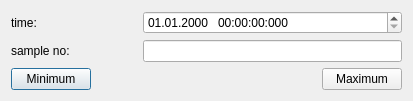
<?xml version="1.0" encoding="UTF-8"?>
<ui version="4.0">
 <class>GotoSampleDialog</class>
 <widget class="QDialog" name="GotoSampleDialog">
  <property name="geometry">
   <rect>
    <x>0</x>
    <y>0</y>
    <width>413</width>
    <height>99</height>
   </rect>
  </property>
  <property name="windowTitle">
   <string>Dialog</string>
  </property>
  <layout class="QHBoxLayout" name="horizontalLayout">
   <item>
    <layout class="QGridLayout" name="gridLayout">
     <item row="1" column="0">
      <widget class="QLabel" name="label_sample">
       <property name="text">
        <string>sample no:</string>
       </property>
      </widget>
     </item>
     <item row="1" column="1" colspan="2">
      <widget class="LineEditNumber" name="edit_number">
       <property name="alignment">
        <set>Qt::AlignRight|Qt::AlignTrailing|Qt::AlignVCenter</set>
       </property>
      </widget>
     </item>
     <item row="3" column="0" colspan="3">
      <layout class="QHBoxLayout" name="layout_menu">
       <item>
        <widget class="QPushButton" name="button_min">
         <property name="text">
          <string>Minimum</string>
         </property>
        </widget>
       </item>
       <item>
        <spacer name="horizontalSpacer">
         <property name="orientation">
          <enum>Qt::Horizontal</enum>
         </property>
         <property name="sizeHint" stdset="0">
          <size>
           <width>40</width>
           <height>20</height>
          </size>
         </property>
        </spacer>
       </item>
       <item>
        <widget class="QPushButton" name="button_max">
         <property name="text">
          <string>Maximum</string>
         </property>
        </widget>
       </item>
      </layout>
     </item>
     <item row="0" column="0">
      <widget class="QLabel" name="label_time">
       <property name="text">
        <string>time:</string>
       </property>
      </widget>
     </item>
     <item row="0" column="1" colspan="2">
      <layout class="QHBoxLayout" name="layout_time">
       <property name="spacing">
        <number>2</number>
       </property>
       <item>
        <widget class="QDateTimeEdit" name="time">
         <property name="currentSection">
          <enum>QDateTimeEdit::MinuteSection</enum>
         </property>
         <property name="displayFormat">
          <string>dd.MM.yyyy   HH:mm:ss:zzz</string>
         </property>
        </widget>
       </item>
      </layout>
     </item>
    </layout>
   </item>
  </layout>
 </widget>
 <customwidgets>
  <customwidget>
   <class>LineEditNumber</class>
   <extends>QLineEdit</extends>
   <header location="global">gotosampledialog.h</header>
  </customwidget>
 </customwidgets>
 <resources/>
 <connections/>
</ui>
